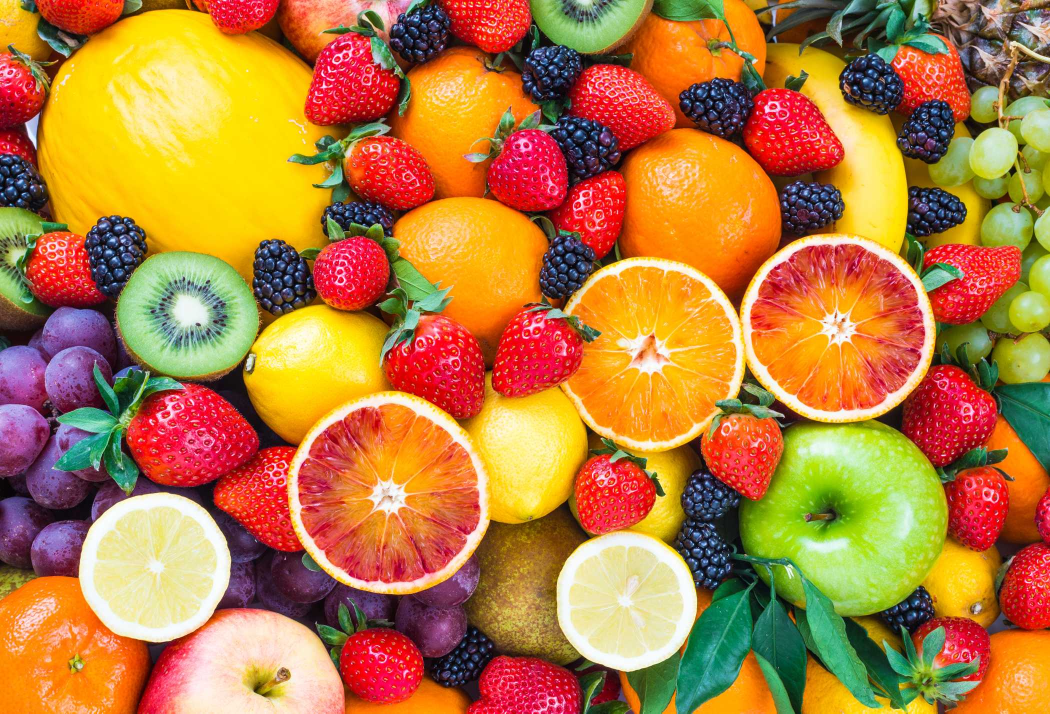
#> input picture Lab4/fruit.jpg, 2100 x 1427 px (shown at 1/2 size)
$ jupyter execute lab4.ipynb
#> lines starting #> are read from the running program, lines starting #| are printed output that depends on the picture; after the words box and inside, x2 and y2 are one past the last pixel; in counts of white or black regions, pixels touching at a corner belong together
[cell 1]
#Otsu

from PIL import Image
import numpy as np
import imageio.v2 as iio
import scipy.ndimage as nd
import matplotlib.pylab as plt
from skimage.filters.thresholding import threshold_otsu
data = Image.open('fruit.jpg').convert('L')
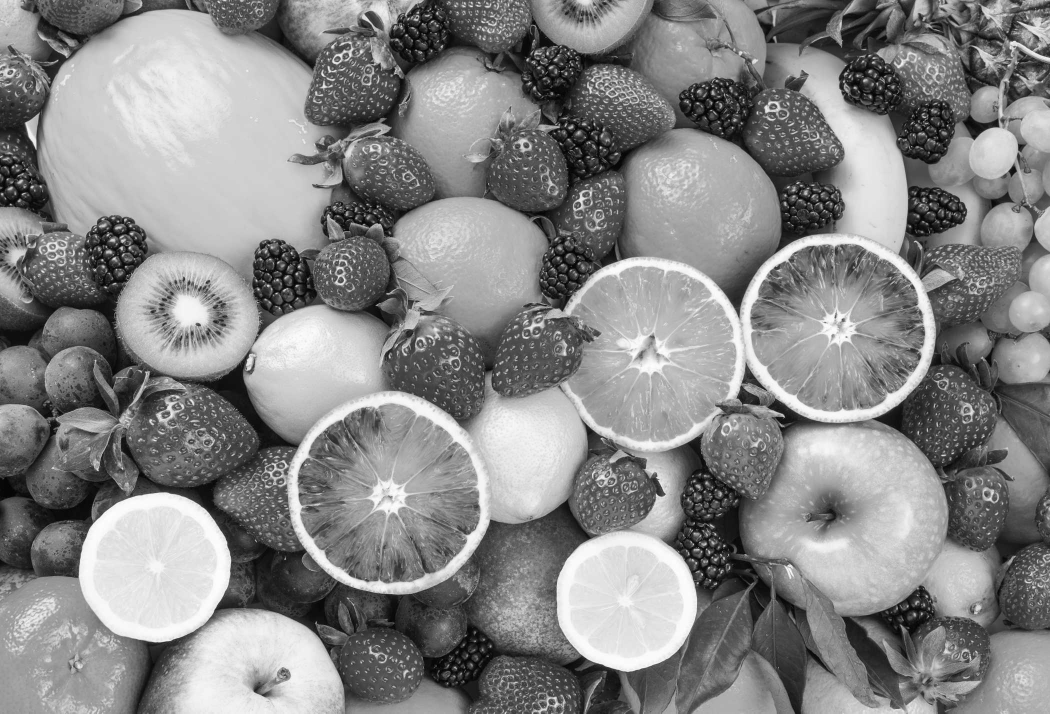
#> data: PIL image 2100x1427 L (shown at 1/2 size); min 0, max 255, mean 134.7
a = np.asarray(data)
# performing Otsu's thresholding
thres = threshold_otsu (a)
#> thres = 131
# pixels with intensity greater than theshold are kept
b = a > thres
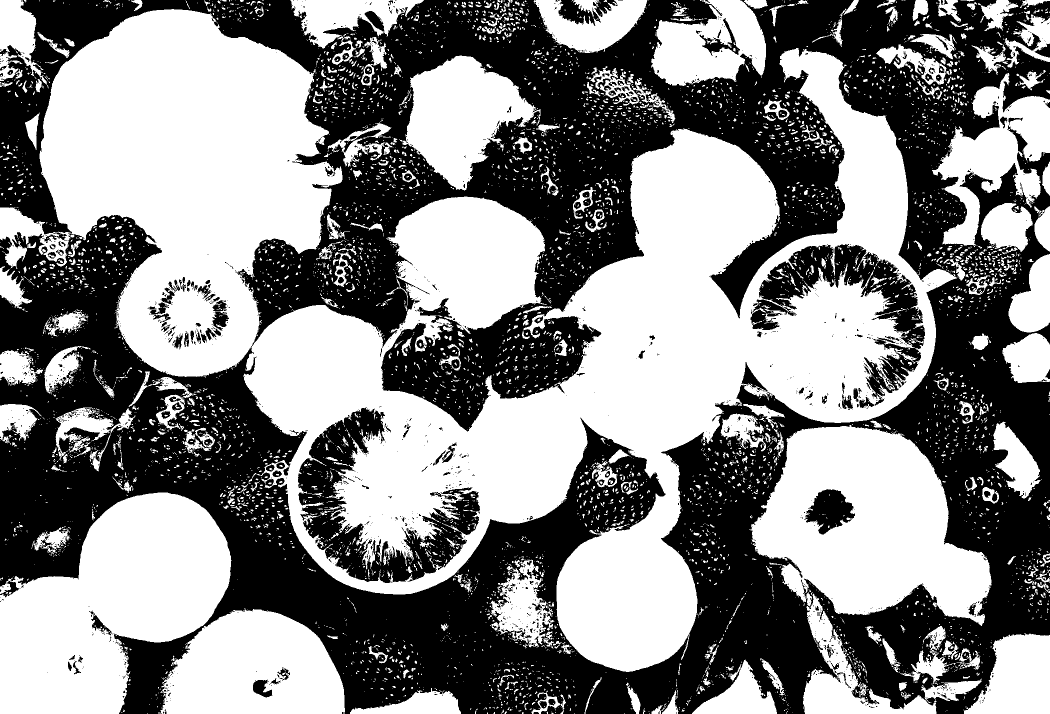
#> b: shape (1427, 2100) bool (shown at 1/2 size); 53% white; 1755 black regions (1546 under 20 px), largest, box (x1, y1, x2, y2) and area: (0, 0, 2100, 1427) 1299004, (596, 815, 960, 1166) 41389, (1518, 488, 1850, 811) 29155
b = Image.fromarray (b)
plt.imshow(b)
plt.show()

[cell 2]
#Adaptive Thresholding

from PIL import Image
import numpy as np
import imageio.v2 as iio
import scipy.ndimage as nd
import matplotlib.pylab as plt
from skimage.filters import threshold_local
data = Image.open('fruit.jpg').convert('L')
a = np.asarray (data)
# performing local thresholding
b = threshold_local (a, 39, offset=10)
#> b: shape (1427, 2100) float64
b = Image.fromarray(b)
#> b: PIL image 2100x1427 F
plt.imshow (b)
plt.show ()

[cell 3]
#region

import cv2
from PIL import Image
import numpy as np
import imageio.v2 as iio
import scipy.ndimage as nd
from scipy.ndimage import label
import matplotlib.pylab as plt
from skimage.filters import threshold_local
# opening the image and converting it to grayscale
data = cv2.imread('fruit.jpg')
#> data: shape (1427, 2100, 3)
# covnerting image from color to grayscale
a = cv2.cvtColor (data, cv2.COLOR_BGR2GRAY)
#thresholding the image to obtain cell pixels
thresh, bl = cv2.threshold(a, 0, 255, cv2.THRESH_BINARY_INV + cv2.THRESH_OTSU)
#> bl: shape (1427, 2100); 47% white; 1755 white regions (1546 under 20 px), largest, box (x1, y1, x2, y2) and area: (0, 0, 2100, 1427) 1299003, (596, 815, 960, 1166) 41389, (1518, 488, 1850, 811) 29155
#> thresh = 131
# since Otsu's method has over segmented the image
# erosion operation is performed
b2 = cv2.erode (bl, None, iterations = 2)
#> b2: shape (1427, 2100); 33.4% white; 895 white regions (652 under 20 px), largest, box (x1, y1, x2, y2) and area: (0, 432, 1702, 1427) 393106, (492, 0, 2051, 679) 304875, (1640, 453, 2100, 1427) 132294
# distance transform is performed
dist_trans = cv2.distanceTransform (b2, 2, 3)
# thresholding the distance transform image to obtain
# pixels that are foreground
thresh, dt = cv2.threshold (dist_trans, 1, 255, cv2.THRESH_BINARY)
#> dt: shape (1427, 2100) float32; 28.9% white; 793 white regions (497 under 20 px), largest, box (x1, y1, x2, y2) and area: (243, 711, 1664, 1427) 253609, (599, 0, 2046, 676) 244885, (1642, 454, 2100, 1427) 118706
# performing labeling
labelled, ncc = label (dt)
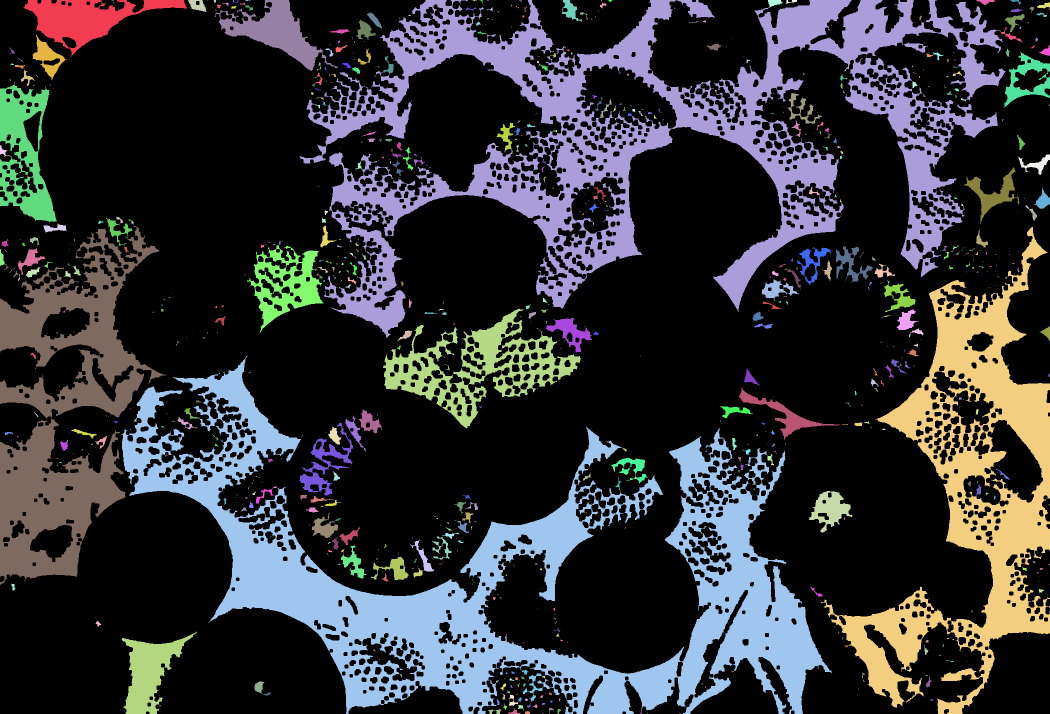
#> labelled: shape (1427, 2100) int32 (shown at 1/2 size); 1143 distinct labels, from 0 to 1142; one colour per label, 0 black
#> ncc = 1142
# labelled is converted to 32-bit integer
labelled = labelled.astype (np.int32)
# performing watershed
cv2.watershed(data, labelled)
b = Image.fromarray (labelled)
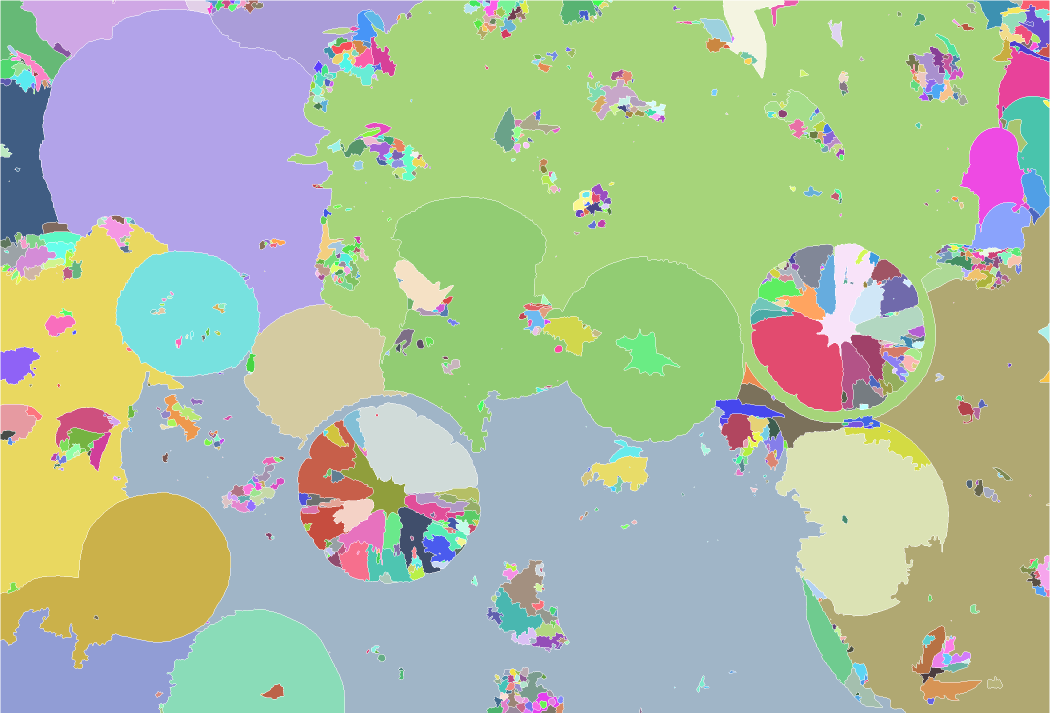
#> b: PIL image 2100x1427 I (shown at 1/2 size); 1139 distinct labels, from -1 to 1139; one colour per label, 0 black, -1 white
plt.imshow (b)
plt.show ()

[cell 4]
#binary_dilation

import cv2
from PIL import Image
import numpy as np
import imageio.v2 as iio
import scipy.ndimage as nd
from scipy.ndimage import label
import matplotlib.pylab as plt
from skimage.filters import threshold_local
# opening the image and converting it to grayscale
data = Image.open('fruit.jpg').convert('L')
b = nd.binary_dilation(data, iterations=50)
#> b: shape (1427, 2100) bool; every value is 1
c= Image.fromarray(b)
#> c: PIL image 2100x1427 1; every value is 1
c.show()
plt.imshow (c)
plt.show ()

[cell 5]
#binary_opening

import cv2
from PIL import Image
import numpy as np
import imageio.v2 as iio
import scipy.ndimage as nd
from scipy.ndimage import label
import matplotlib.pylab as plt
from skimage.filters import threshold_local
# opening the image and converting it to grayscale
data = Image.open('fruit.jpg').convert('L')
# defining the structuring element
s= [[0, 1, 0], [1, 1, 1], [0, 1, 0]]
b = nd.binary_opening (data, structure=s, iterations=25)
#> b: shape (1427, 2100) bool; 99.9% white; 28 black regions (22 under 20 px), largest, box (x1, y1, x2, y2) and area: (0, 0, 25, 25) 325, (2075, 0, 2100, 25) 325, (0, 1402, 25, 1427) 325, (2075, 1402, 2100, 1427) 325, (0, 980, 13, 1005) 169, (0, 376, 9, 393) 81
c = Image.fromarray(b)
c.show ()
plt.imshow(c)
plt.show ()

[cell 6]
# binary_erosion

import cv2
from PIL import Image
import numpy as np
import imageio.v2 as iio
import scipy.ndimage as nd
from scipy.ndimage import label
import matplotlib.pylab as plt
from skimage.filters import threshold_local

#opening the image and converting it to grayscale
data = Image.open('fruit.jpg').convert('L')
#defining the structuring element
s = [[0, 1, 0], [1, 1, 1], [0, 1, 0]]
b = nd.binary_erosion(data, structure=s, iterations=50)
#> b: shape (1427, 2100) bool; 85.7% white; 9 black regions, largest, box (x1, y1, x2, y2) and area: (0, 0, 2100, 1427) 358347, (1044, 60, 1228, 342) 25374, (481, 470, 639, 595) 9578
c = Image.fromarray (b)

c.show ()
plt.imshow (c)
plt.show ()

[cell 7]
#binary_closing

import cv2
from PIL import Image
import numpy as np
import imageio.v2 as iio
import scipy.ndimage as np
from scipy.ndimage import label
import matplotlib.pylab as plt
from skimage.filters import threshold_local
# opening the image and converting it to grayscale
data = Image.open('fruit.jpg').convert('L')
# defining the structuring element
s= [[0, 1, 0], [1, 1, 1], [0, 1, 0]]
b= nd.binary_closing (data, structure=s, iterations=50)
#> b: shape (1427, 2100) bool; 88.6% white; 1 black region, box (x1, y1, x2, y2) and area: (0, 0, 2100, 1427) 342700
c= Image.fromarray (b)
c.show ()
plt.imshow(c)
plt.show ()

[cell 8]
#bt1
import cv2
import numpy as np
import matplotlib.pyplot as plt
import os

# Đọc ảnh từ thư mục exercise
image_path = "exercise/dalat.jpg"
image = cv2.imread(image_path)
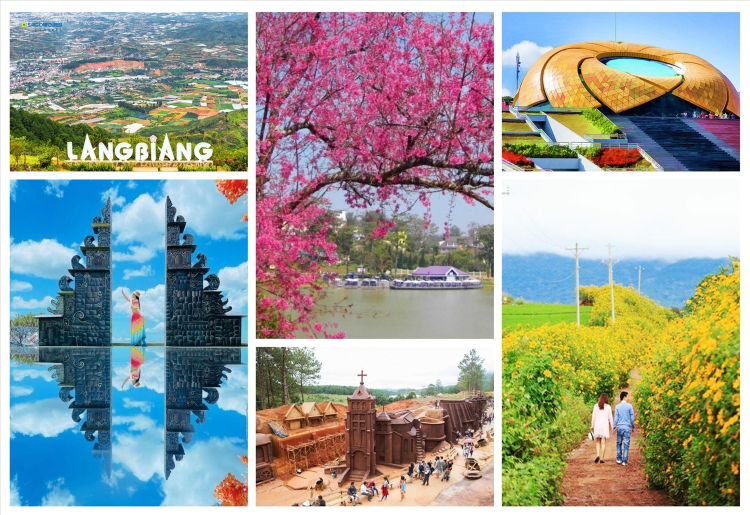
#> input picture Lab4/exercise/dalat.jpg, 1500 x 1029 px (shown at 1/2 size)
#> image is the input picture: shape (1029, 1500, 3); mean B, G, R 149.9, 155.2, 151.3

if image is None:
    print("Không tìm thấy ảnh. Kiểm tra lại đường dẫn.")
    exit()

# Chuyển ảnh sang thang xám
gray = cv2.cvtColor(image, cv2.COLOR_BGR2GRAY)

# Áp dụng Otsu để tìm ngưỡng tự động
ret, binary = cv2.threshold(gray, 0, 255, cv2.THRESH_BINARY + cv2.THRESH_OTSU)
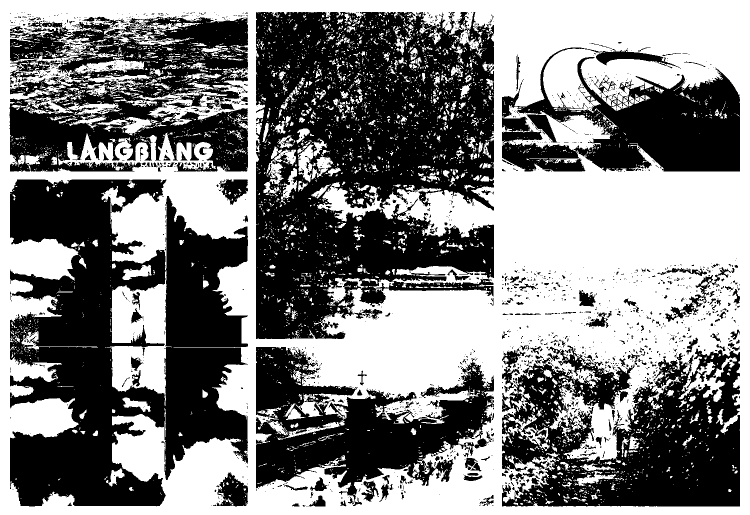
#> binary: shape (1029, 1500) (shown at 1/2 size); 50.7% white; 2086 black regions (1828 under 20 px), largest, box (x1, y1, x2, y2) and area: (512, 24, 988, 678) 220906, (20, 359, 496, 1013) 186753, (1004, 691, 1480, 1013) 95777
#> ret = 152

# Nếu muốn áp ngưỡng cụ thể 0.3 (theo yêu cầu đề bài)
threshold_value = int(0.3 * 255)
_, binary = cv2.threshold(gray, threshold_value, 255, cv2.THRESH_BINARY)
#> binary: shape (1029, 1500); 87.1% white; 3869 black regions (3371 under 20 px), largest, box (x1, y1, x2, y2) and area: (1163, 162, 1480, 343) 19806, (332, 484, 495, 693) 19275, (1282, 811, 1480, 1012) 18859

# Tìm vùng LangBiang thủ công (ví dụ: chọn ROI tại một vùng có sẵn)
# Bạn có thể chỉnh tọa độ vùng chọn tùy vào ảnh thực tế
x, y, w, h = 100, 100, 200, 100  # (x, y, width, height)
roi = binary[y:y+h, x:x+w]
#> roi: shape (100, 200); 98.5% white; black in thin lines or dots

# Tịnh tiến sang phải 100px
translated = np.zeros_like(binary)
translated[y:y+h, x+100:x+100+w] = roi
#> translated: shape (1029, 1500); 1.3% white; 2 white regions (1 under 20 px), largest, box (x1, y1, x2, y2) and area: (200, 100, 400, 200) 19691

# Áp vùng tịnh tiến vào ảnh gốc để trực quan hơn
result = image.copy()
result[translated == 255] = [0, 255, 0]  # Tô màu vùng LangBiang tịnh tiến bằng màu xanh lá
#> result: shape (1029, 1500, 3); 1.28% of pixels changed, all inside (x1, y1, x2, y2) = (200, 100, 400, 200)

# Lưu ảnh
cv2.imwrite("lang_biang.jpg", result)

# Hiển thị kết quả
plt.imshow(cv2.cvtColor(result, cv2.COLOR_BGR2RGB))
plt.title("LangBiang sau khi tịnh tiến 100px")
plt.axis("off")
plt.show()

[cell 9]
#bt2
import cv2
import numpy as np
import matplotlib.pyplot as plt

# Đọc ảnh từ thư mục exercise
image_path = "exercise/dalat.jpg"
image = cv2.imread(image_path)

if image is None:
    print("Không tìm thấy ảnh.")
    exit()

# Chuyển sang ảnh xám
gray = cv2.cvtColor(image, cv2.COLOR_BGR2GRAY)

# Chọn vùng ảnh Hồ Xuân Hương (ví dụ: bạn cần xác định tọa độ này cho đúng)
x, y, w, h = 375, 200, 300, 180  # Điều chỉnh lại nếu cần
roi = gray[y:y+h, x:x+w]
#> roi: shape (180, 300)

# Xoay 45 độ quanh tâm vùng chọn
(h_roi, w_roi) = roi.shape
#> h_roi = 180; w_roi = 300
center = (w_roi // 2, h_roi // 2)
#> center = (150, 90)
rotation_matrix = cv2.getRotationMatrix2D(center, 45, 1.0)
rotated_roi = cv2.warpAffine(roi, rotation_matrix, (w_roi, h_roi), flags=cv2.INTER_LINEAR, borderMode=cv2.BORDER_CONSTANT, borderValue=255)
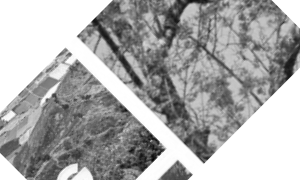
#> rotated_roi: shape (180, 300); min 2, max 255, mean 169.4

# Áp dụng Adaptive Thresholding
thresholded = cv2.adaptiveThreshold(rotated_roi, 255, cv2.ADAPTIVE_THRESH_MEAN_C, cv2.THRESH_BINARY, blockSize=11, C=60)
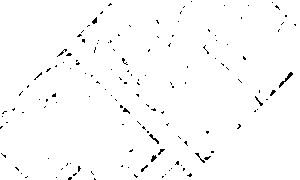
#> thresholded: shape (180, 300); 98.5% white; black in thin lines or dots

# Lưu kết quả
cv2.imwrite("ho_xuan_huong.jpg", thresholded)

# Hiển thị ảnh
plt.imshow(thresholded, cmap='gray')
plt.title("Hồ Xuân Hương sau khi xoay 45° và Threshold")
plt.axis("off")
plt.show()

[cell 10]
#bt3
import cv2
import numpy as np
import matplotlib.pyplot as plt

# Đọc ảnh
image = cv2.imread("exercise/dalat.jpg")

if image is None:
    print("Không tìm thấy ảnh.")
    exit()

# Chuyển sang ảnh xám
gray = cv2.cvtColor(image, cv2.COLOR_BGR2GRAY)

# Cắt vùng Quảng Trường Lâm Viên
x, y, w, h = 755, 30, 300, 210
roi = gray[y:y+h, x:x+w]
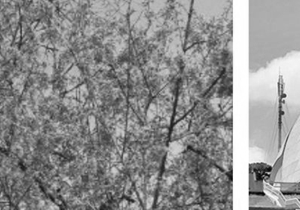
#> roi: shape (210, 300); min 2, max 255, mean 141.9

# Ánh xạ tọa độ (Coordinate Mapping: ví dụ đơn giản là làm giãn kích thước vùng)
mapped = cv2.resize(roi, (w, h), interpolation=cv2.INTER_LINEAR)

# Nhị phân ảnh
_, binary = cv2.threshold(mapped, 127, 255, cv2.THRESH_BINARY)
#> binary: shape (210, 300); 57.1% white; 217 black regions (190 under 20 px), largest, box (x1, y1, x2, y2) and area: (0, 0, 233, 210) 23689, (249, 135, 289, 197) 663, (182, 0, 223, 54) 527

# Áp dụng Binary Closing (dilate → erode)
kernel = np.ones((5, 5), np.uint8)
closed = cv2.morphologyEx(binary, cv2.MORPH_CLOSE, kernel)
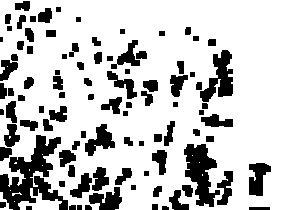
#> closed: shape (210, 300); 78.2% white; 95 black regions (1 under 20 px), largest, box (x1, y1, x2, y2) and area: (0, 135, 68, 210) 2262, (184, 144, 220, 207) 1251, (200, 50, 233, 102) 872

# Lưu ảnh kết quả
cv2.imwrite("quan_truong_lam_vien.jpg", closed)

# Hiển thị
plt.imshow(closed, cmap='gray')
plt.title("Quảng trường Lâm Viên - sau Closing")
plt.axis("off")
plt.show()

[cell 11]
#bt4

import cv2
import numpy as np

def coordinate_mapping(image):
    return cv2.resize(image, (image.shape[1], image.shape[0]))

def rotate(image, angle=45):
    h, w = image.shape[:2]
    center = (w // 2, h // 2)
    matrix = cv2.getRotationMatrix2D(center, angle, 1.0)
    return cv2.warpAffine(image, matrix, (w, h))

def scale(image, fx=1.5, fy=1.5):
    return cv2.resize(image, None, fx=fx, fy=fy)

def shift(image, dx=100, dy=0):
    matrix = np.float32([[1, 0, dx], [0, 1, dy]])
    return cv2.warpAffine(image, matrix, (image.shape[1], image.shape[0]))

def adaptive_thresholding(image):
    gray = cv2.cvtColor(image, cv2.COLOR_BGR2GRAY)
    return cv2.adaptiveThreshold(gray, 255, cv2.ADAPTIVE_THRESH_MEAN_C,
                                 cv2.THRESH_BINARY, 11, 2)

def binary_dilation(image):
    gray = cv2.cvtColor(image, cv2.COLOR_BGR2GRAY)
    _, binary = cv2.threshold(gray, 127, 255, cv2.THRESH_BINARY)
    kernel = np.ones((5,5), np.uint8)
    return cv2.dilate(binary, kernel)

def binary_erosion(image):
    gray = cv2.cvtColor(image, cv2.COLOR_BGR2GRAY)
    _, binary = cv2.threshold(gray, 127, 255, cv2.THRESH_BINARY)
    kernel = np.ones((5,5), np.uint8)
    return cv2.erode(binary, kernel)

def otsu(image):
    gray = cv2.cvtColor(image, cv2.COLOR_BGR2GRAY)
    _, result = cv2.threshold(gray, 0, 255, cv2.THRESH_BINARY + cv2.THRESH_OTSU)
    return result

# Map chức năng
geo_funcs = {
    "coordinate_mapping": coordinate_mapping,
    "rotate": rotate,
    "scale": scale,
    "shift": shift
}

seg_funcs = {
    "adaptive_thresholding": adaptive_thresholding,
    "binary_dilation": binary_dilation,
    "binary_erosion": binary_erosion,
    "otsu": otsu
}

# Menu
print("Chọn 1 hoặc 2 chức năng:")
print("Geometric transformation:", list(geo_funcs.keys()))
print("Segmentation:", list(seg_funcs.keys()))

# Input
geo_choice = input("Chọn 1 chức năng geometric_transformation (Enter để bỏ qua): ")
#> the answer given: 1
seg_choice = input("Chọn 1 chức năng segment (Enter để bỏ qua): ")
#> the answer given: 1
